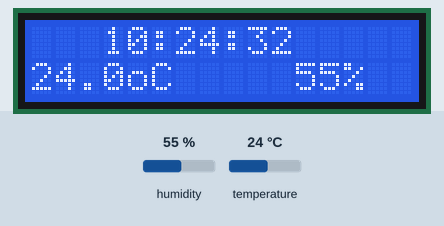
Recording of a sketch running on a simulated ESP8266 (NodeMCU). Shown: 16×2 character LCD. Inputs (shaded band) come from the test bench; at power-on: humidity 55 %, temperature 24 °C. WiFi joins after 1.5 s; servers stay silent unless stated; the local clock reads 2024-03-15 10:24:30 at power-on unless the sketch sets it; what the sketch prints to the serial monitor is not drawn.

Above: at 3.4 s.
3.5 s: humidity set to 22 %
At 5.7 s:
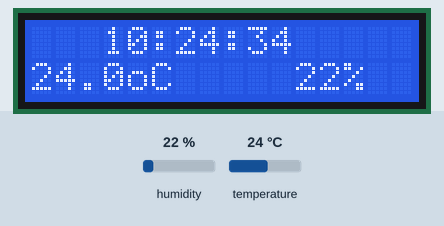
7.4 s: temperature set to 12 °C
At 9.7 s:
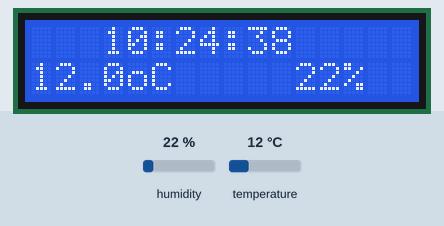
11.4 s: humidity set to 40 %
At 14.3 s:
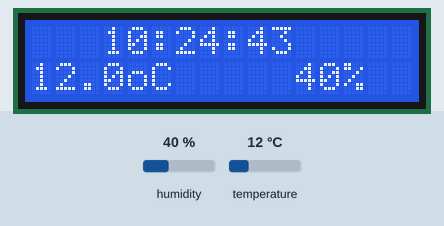
15.5 s: temperature set to 19 °C
At 17.6 s:
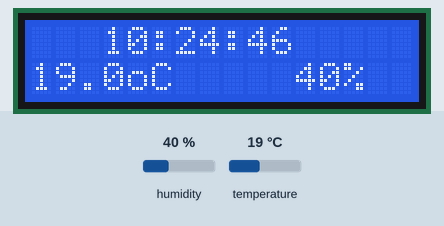
Timing chart, 0 to 19.1 s (numbered marks = the images above; inputs shaded):
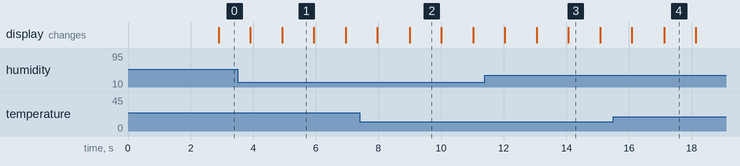

The sketch:

DHT_BLYNK.ino
```cpp
#include <DHT.h>
#include <ESP8266WiFi.h>
#include <ESP8266WiFiMulti.h>
#include <ESP8266HTTPClient.h>
#include <WiFiManager.h>
#include <LiquidCrystal.h>
#include <BlynkSimpleEsp8266.h>
#include <TimeLib.h>
#include <WidgetRTC.h>

#define DHTPIN D6
#define DHTTYPE DHT11

DHT dht(DHTPIN, DHTTYPE);
float humi;
float temp;
float fahrenheit;

void GetTemp();
String ConvertTimeToString();

char auth[] = "hQFPG-Z_pKMiIgA-9ceP6niqEj0FRmr0";
WidgetRTC rtc;

const int rs = D0, en = D1, d4 = D2, d5 = D3, d6 = D4, d7 = D5;
LiquidCrystal lcd(rs, en, d4, d5, d6, d7);


void setup() {
  // put your setup code here, to run once:
  Serial.begin(115200);
  Serial.println("\r\nDHT vs ESP8266 TESTING.......\r\n");

  dht.begin();

  lcd.begin(16, 2);

  Serial.println("\r\nCONNECT TO WIFI.......\r\n");
  WiFiManager wifiManager;
  wifiManager.autoConnect("Temprature Server");


  Blynk.begin(auth);
  rtc.begin();
}

void loop() {
  // put your main code here, to run repeatedly:
  delay(1000);
  Blynk.run();
  GetTemp();
}


void GetTemp()
{
	String currentTime;
  humi = dht.readHumidity();
  temp = dht.readTemperature();

  if(isnan(humi)||isnan(temp))
  {
    Serial.println("\r\nFail to read data from DHT sensor\r\n");
    return;
  }
  else
  {
	currentTime = ConvertTimeToString();

    Serial.println("\r\n");
	Serial.println(currentTime);
    Serial.print("Temp: ");Serial.print(temp, 1); Serial.println("oC");

    Serial.print("Humidity: ");Serial.print(humi, 0);Serial.println("%");
    Serial.println("\r\n\r\n");


	lcd.setCursor(3, 0);
    lcd.print(currentTime.substring(0, 8));
    lcd.setCursor(0, 1);
    // print the number of seconds since reset:
    lcd.print(temp, 1);lcd.print("oC     ");lcd.print(humi, 0);lcd.print("%  ");


	Blynk.virtualWrite(V6, String("Nhiệt độ: ") + String(temp, 1) + String("oC"));
	Blynk.virtualWrite(V5, String("Độ ẩm: ") + String(humi,0) + String("%"));
	Blynk.virtualWrite(V4, currentTime);
  }
}


String ConvertTimeToString()
{
  String result = "";
  result = String(hour());

  result += String(":");

  if(minute() < 10) result += String("0") + String(minute());
  else result += String(minute());

  result += String(":");

  if(second() < 10) result += String("0") + String(second());
  else result += String(second());

  result += String(" ");

  if(day() < 10) result += String("0") + String(day());
  else result += String(day());


  result += String("/");

  if(month() < 10) result += String("0") + String(month());
  else result += String(month());


  result += String("/");

  result += String(year());
  return result;
}
```

Measured:
- what the display in image 1 shows lasts 1.0 s, from 4.9 s to 5.9 s
